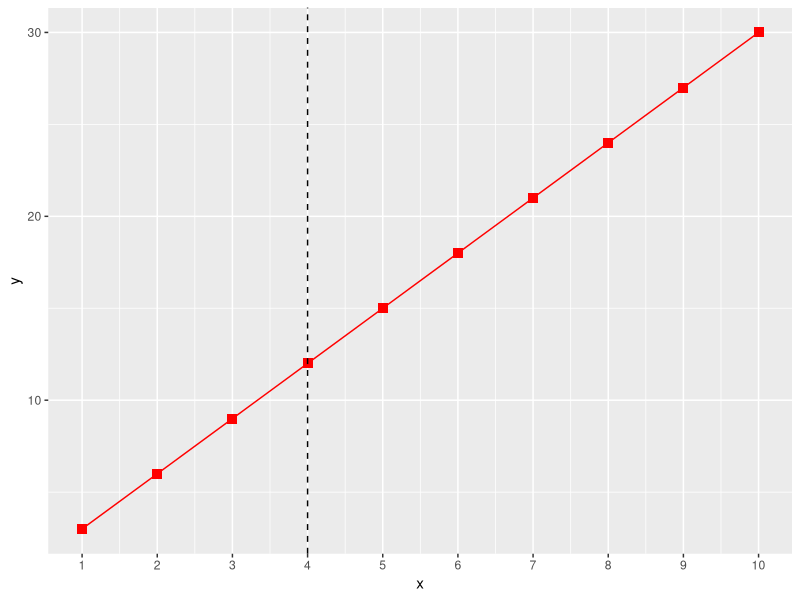
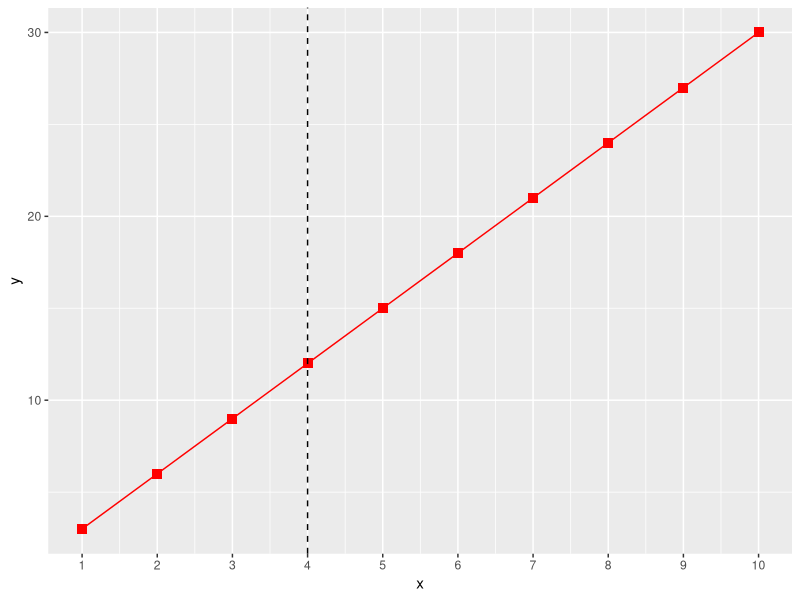

Write R code to recreate these figures, in order.
library(ggplot2)

data <- data.frame(x=1:10, y=(1:10)*3)

ggplot(data, aes(x = x, y = y))+
  geom_line(color='red')+
  geom_point(size = 3, color = 'red', shape = 15)+
  geom_vline(xintercept = 4, linetype=14)+
  scale_x_continuous(breaks=1:10)

ggsave("example.png", width = 7, height = 5)
